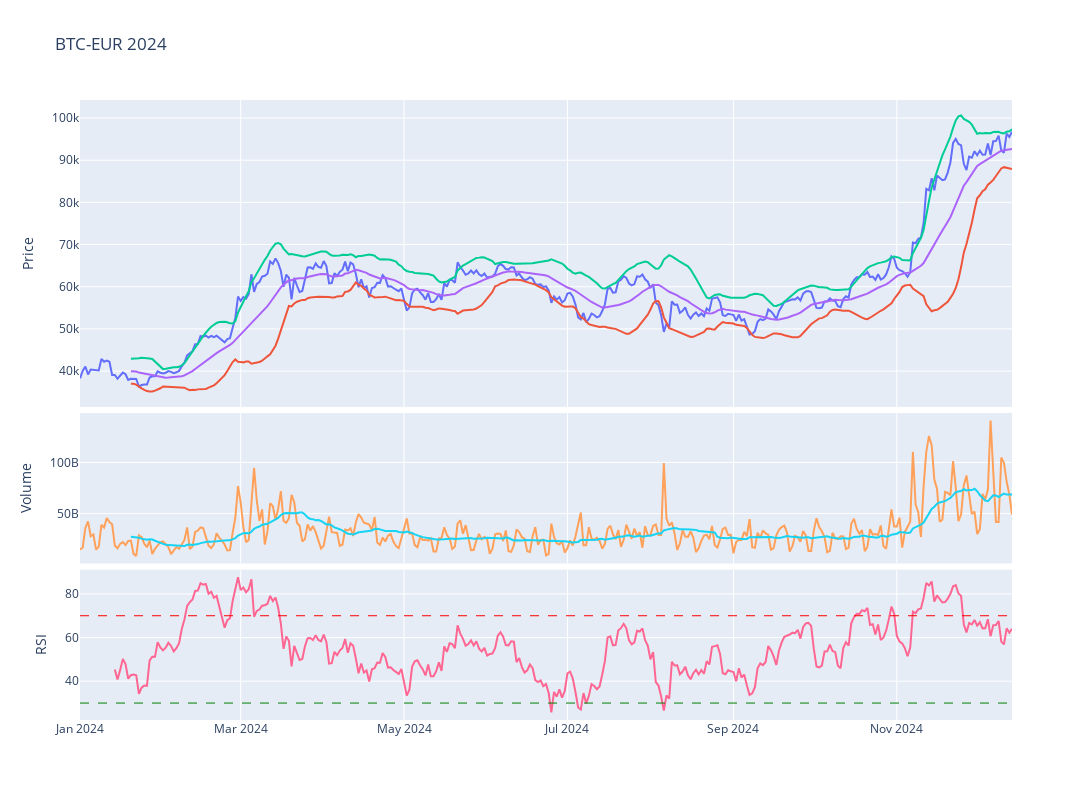

Notebook cell for this chart:
### Code cell
# Plot the adjusted close price
fig = make_subplots(rows=4, cols=1,shared_xaxes=True,vertical_spacing=0.01,specs=[[{'rowspan':2,'colspan':1}],[None],[{'rowspan':1,'colspan':1}],[{'rowspan':1,'colspan':1}]])

# Graph (1,1)
fig.add_trace(go.Scatter(x=stock_ticker['Adj Close'].loc[year].index,y=stock_ticker['Adj Close'].loc[year],mode="lines",name=f'{ticker}'),row=1,col=1)
fig.add_trace(go.Scatter(x=stock_ticker['BB_Lower'].loc[year].index,y=stock_ticker['BB_Lower'].loc[year],mode="lines",name='BB_Lower'),row=1,col=1)
fig.add_trace(go.Scatter(x=stock_ticker['BB_Upper'].loc[year].index,y=stock_ticker['BB_Upper'].loc[year],mode="lines",name='BB_Upper'),row=1,col=1)
fig.add_trace(go.Scatter(x=stock_ticker['MMA20'].loc[year].index,y=stock_ticker['MMA20'].loc[year],mode="lines",name='MMA20'),row=1,col=1)
# Update xaxis properties
fig.update_yaxes(title_text="Price", row=1, col=1)

# Graph (3,1)
fig.add_trace(go.Scatter(x=stock_ticker['Volume'].loc[year].index,y=stock_ticker['Volume'].loc[year],mode="lines",name='Volume'),row=3, col=1)
fig.add_trace(go.Scatter(x=stock_ticker['Volume'].loc[year].index,y=stock_ticker['Volume'].loc[year].rolling(20).mean(),mode="lines",name='MMA20'),row=3,col=1)
fig.update_yaxes(title_text="Volume", row=3, col=1)

# Graph (4,1)
fig.add_trace(go.Scatter(x=stock_ticker['RSI'].loc[year].index,y=stock_ticker['RSI'].loc[year],mode="lines",name='RSI'),row=4, col=1)
fig.add_hline(y=30, line_width=1, line_dash="dash", line_color="green",row=4,col=1)
fig.add_hline(y=70, line_width=1, line_dash="dash", line_color="red",row=4,col=1)
fig.update_yaxes(title_text="RSI", row=4, col=1)

fig.update_layout(height=800, width=1300,showlegend=False,title=f"{ticker} {year}")

fig.show()

### Figure 1 — Plotly figure (JSON) as saved in the notebook; plotly's stock layout.template omitted (floating-point values rounded to 4 significant figures; data arrays with more than 128 entries replaced by an {"elided": "..."} marker saying what was removed)
{"data": [{"mode": "lines", "name": "BTC-EUR", "type": "scatter", "x": {"elided": "349 str values"}, "xaxis": "x", "y": {"elided": "349 float values"}, "yaxis": "y"}, {"mode": "lines", "name": "BB_Lower", "type": "scatter", "x": {"elided": "349 str values"}, "xaxis": "x", "y": {"elided": "349 float values"}, "yaxis": "y"}, {"mode": "lines", "name": "BB_Upper", "type": "scatter", "x": {"elided": "349 str values"}, "xaxis": "x", "y": {"elided": "349 float values"}, "yaxis": "y"}, {"mode": "lines", "name": "MMA20", "type": "scatter", "x": {"elided": "349 str values"}, "xaxis": "x", "y": {"elided": "349 float values"}, "yaxis": "y"}, {"mode": "lines", "name": "Volume", "type": "scatter", "x": {"elided": "349 str values"}, "xaxis": "x2", "y": {"elided": "349 int values"}, "yaxis": "y2"}, {"mode": "lines", "name": "MMA20", "type": "scatter", "x": {"elided": "349 str values"}, "xaxis": "x2", "y": {"elided": "349 float values"}, "yaxis": "y2"}, {"mode": "lines", "name": "RSI", "type": "scatter", "x": {"elided": "349 str values"}, "xaxis": "x3", "y": {"elided": "349 float values"}, "yaxis": "y3"}], "layout": {"height": 800, "shapes": [{"line": {"color": "green", "dash": "dash", "width": 1}, "type": "line", "x0": 0, "x1": 1, "xref": "x3 domain", "y0": 30, "y1": 30, "yref": "y3"}, {"line": {"color": "red", "dash": "dash", "width": 1}, "type": "line", "x0": 0, "x1": 1, "xref": "x3 domain", "y0": 70, "y1": 70, "yref": "y3"}], "showlegend": false, "title": {"text": "BTC-EUR 2024"}, "width": 1300, "xaxis": {"anchor": "y", "domain": [0, 1], "matches": "x3", "showticklabels": false}, "xaxis2": {"anchor": "y2", "domain": [0, 1], "matches": "x3", "showticklabels": false}, "xaxis3": {"anchor": "y3", "domain": [0, 1]}, "yaxis": {"anchor": "x", "domain": [0.505, 1], "title": {"text": "Price"}}, "yaxis2": {"anchor": "x2", "domain": [0.2525, 0.495], "title": {"text": "Volume"}}, "yaxis3": {"anchor": "x3", "domain": [0, 0.2425], "title": {"text": "RSI"}}}}
